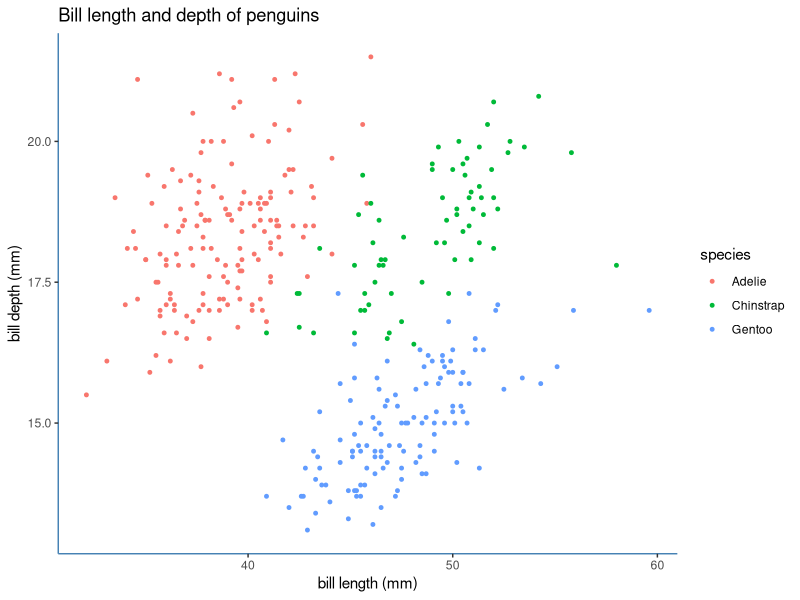

Write the R code that produced this figure.
## ---- chunk 1
knitr::opts_chunk$set(echo = TRUE)
library(tidyverse)
library(palmerpenguins)
## ---- chunk 2
expression_1 <- expression(x ^ 2)

deriv_expression_1 <- D(expression_1, "x")
deriv_expression_1
#2x

## can you add the x value directly into the eval equation???? like "eval(deriv_expression_1, x = 3)"

x <- 3
eval(deriv_expression_1)
#6

expression_2 <- expression(2 * (3* a + 2) ^ 4 - 5)

deriv_expression_2 <- D(expression_2, "a")
deriv_expression_2
#2 * (4 * (3 * (3 * a + 2)^3))

a <- 1.2
eval(deriv_expression_2)
#4214.784

expression_3 <- expression(-4 * t * ((t ^ 2 + 1) ^ 3))

deriv_expression_3 <- D(expression_3, "t")
deriv_expression_3
#-4 * t * (3 * (2 * t * (t^2 + 1)^2)) - 4 * ((t^2 + 1)^3)

t <- 0
eval(deriv_expression_3)
#-4
## ---- chunk 3
ggplot(data = penguins, aes(x = bill_length_mm, y = bill_depth_mm)) +
  geom_point(aes(color = species), size = 1) +
  labs (x = "bill length (mm)", y = "bill depth (mm)", title = "Bill length and depth of penguins") + 
  theme(panel.background = element_blank(),
        axis.line = element_line(colour = "steel blue"))
